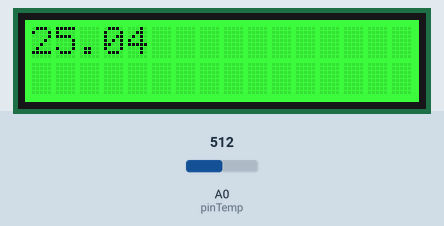
Bench run of a sketch on a simulated Arduino Uno, built with avr-gcc and run on an emulated ATmega328P. Parts: 16×2 character LCD. The inputs (shaded band) are chosen by the test bench; at power-on: A0 (pinTemp) = 512.

Above: at 1.2 s.
1.3 s: A0 (pinTemp) set to 556
At 6.3 s:
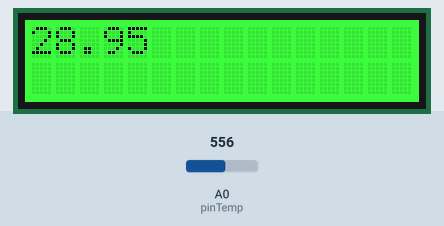
11.7 s: A0 (pinTemp) set to 586
At 16.7 s:
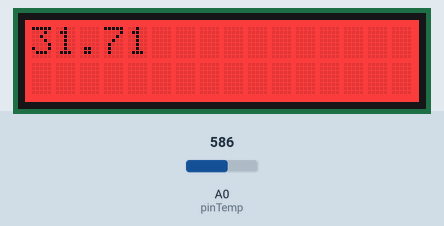
21.9 s: A0 (pinTemp) set to 306
At 25.9 s:
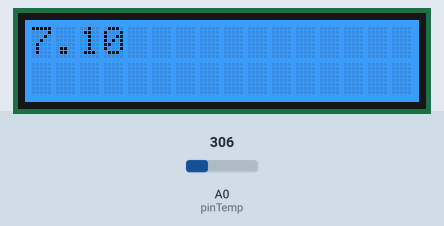
Timing chart, 0 to 27.4 s (numbered marks = the images above; inputs shaded):
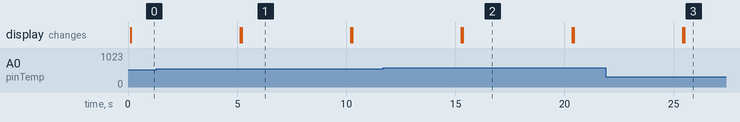

Measured:
- the behaviour switches between 567 and 568 on A0 (pinTemp) (found by bisection; images 1 and 2)
- after the input at 1.3 s, the display: first differs from a run without the input after 3.9 s (image 1)
- after the input at 11.7 s, the display: first differs from a run without the input after 3.6 s (image 2)
- after the input at 21.9 s, the display: first differs from a run without the input after 3.6 s (image 3)
- what the display in image 1 shows lasts 5.0 s, from 5.2 s to 10.2 s

The sketch:

temperaturetolcd.ino
```cpp
#include <Wire.h>
#include "rgb_lcd.h"

// Define the pin to which the temperature sensor is connected.
const int pinTemp = A0;

rgb_lcd lcd;

const int colorR = 255;
const int colorG = 0;
const int colorB = 0;

// Define the B-value of the thermistor.
// This value is a property of the thermistor used in the Grove - Temperature Sensor,
// and used to convert from the analog value it measures and a temperature value.
const int B = 3975;

void setup()
{

  lcd.begin(16, 2);
  // Configure the serial communication line at 9600 baud (bits per second.)
  Serial.begin(9600);
}

void loop()
{
  // Get the (raw) value of the temperature sensor.
  int val = analogRead(pinTemp);

  // Determine the current resistance of the thermistor based on the sensor value.
  float resistance = (float)(1023 - val) * 10000 / val;

  // Calculate the temperature based on the resistance value.
  float temperature = 1 / (log(resistance / 10000) / B + 1 / 298.15) - 273.15;

  // Print the temperature to the LCD display.

  lcd.begin(16, 2);

  if (temperature >= 30) {
    lcd.setRGB(255, 0, 0);
  } else if (temperature <= 20) {
    lcd.setRGB(0, 128, 255);
  } else {
    lcd.setRGB(0, 255, 0);
  }

  lcd.print(temperature);

  delay(5000);
  lcd.clear();
}
```
